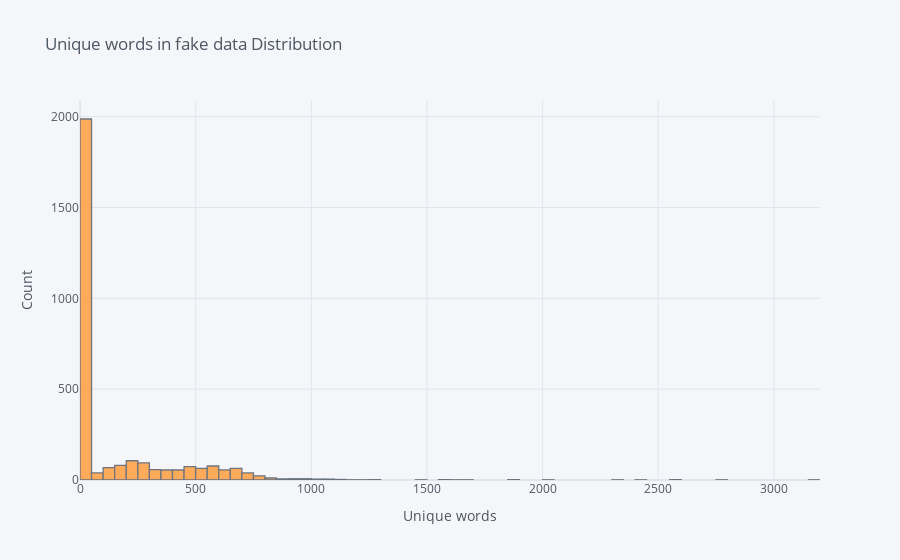

Notebook source saved alongside this figure:
### Code cell
# plotting the no of unique words for fake samples
data_final_fake['unique_words'].iplot(kind='hist',bins=100,xTitle='Unique words ',yTitle='Count',title='Unique words in fake data Distribution')

### Figure 1 — Plotly figure (JSON) as saved in the notebook; plotly's stock layout.template omitted (floating-point values rounded to 4 significant figures; data arrays with more than 128 entries replaced by an {"elided": "..."} marker saying what was removed)
{"data": [{"histfunc": "count", "histnorm": "", "marker": {"color": "rgba(255, 153, 51, 1.0)", "line": {"color": "#4D5663", "width": 1.3}}, "name": "unique_words", "nbinsx": 100, "opacity": 0.8, "orientation": "v", "type": "histogram", "x": {"elided": "3000 int values"}}], "layout": {"barmode": "overlay", "legend": {"bgcolor": "#F5F6F9", "font": {"color": "#4D5663"}}, "paper_bgcolor": "#F5F6F9", "plot_bgcolor": "#F5F6F9", "title": {"font": {"color": "#4D5663"}, "text": "Unique words in fake data Distribution"}, "xaxis": {"gridcolor": "#E1E5ED", "showgrid": true, "tickfont": {"color": "#4D5663"}, "title": {"font": {"color": "#4D5663"}, "text": "Unique words "}, "zerolinecolor": "#E1E5ED"}, "yaxis": {"gridcolor": "#E1E5ED", "showgrid": true, "tickfont": {"color": "#4D5663"}, "title": {"font": {"color": "#4D5663"}, "text": "Count"}, "zerolinecolor": "#E1E5ED"}}}
